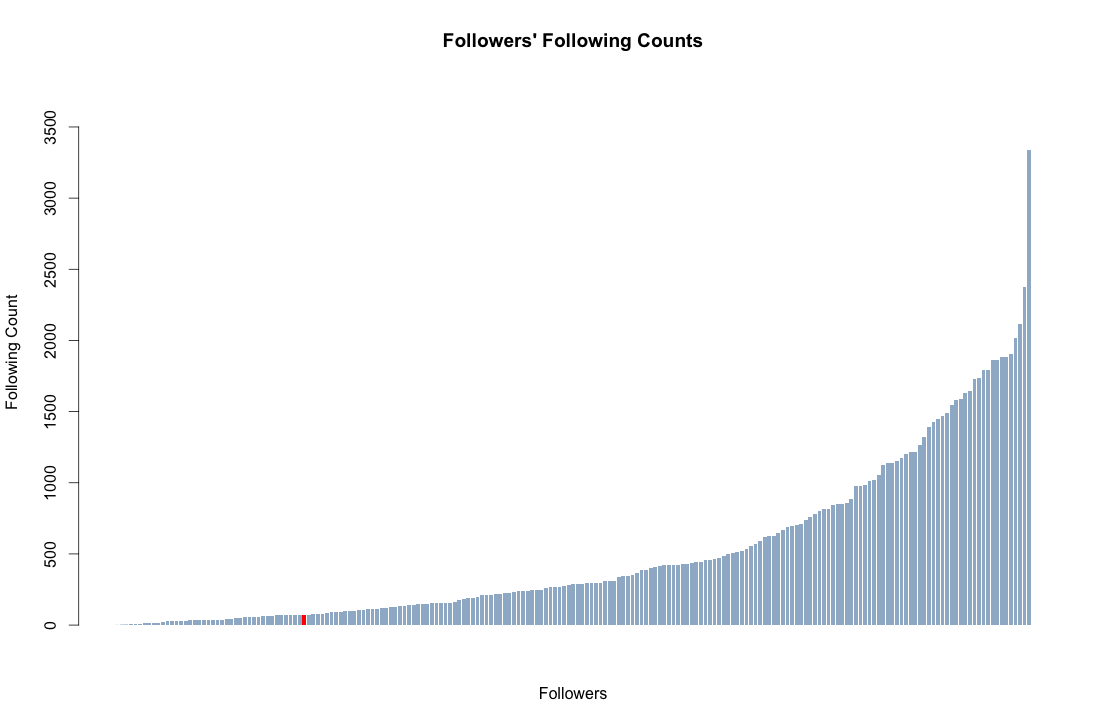

Write R code to recreate this figure.
# Valentina Neblitt-Jones
# CS 595 Introduction to Web Science
# Fall 2013
# Assignment 5 Extra Credit 2

followingdata <- read.csv("/Users/vneblitt/Documents/cs595-f13/assignment05/e2/followingreport.csv", header = TRUE)

fCount <- sort(followingdata$FollowingCount)

max_y <- max(fCount) + 500

cols <- c("slategray3", "red")

ndx = order(followingdata$FollowingCount)

fd_sorted = followingdata[ndx,]$ScreenName

pos <- fd_sorted == "phonedude_mln"

barplot(fCount, main="Followers' Following Counts", xlab = "Followers", ylab = "Following Count", border = NA, ylim = c(0, max_y), col = cols[pos + 1])
